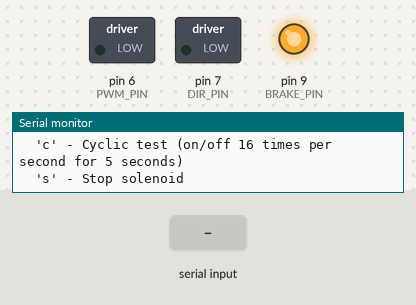
A sketch run on a simulated Arduino Uno, built with avr-gcc and run on an emulated ATmega328P. Parts: switched loads named in the sketch (green lamp = pin HIGH), output pins drawn as LEDs (lit = HIGH), the last lines printed to the serial monitor. Inputs (shaded band) come from the test bench. Random numbers use the default seed unless the sketch sets one.

Above: at 1.5 s.
1.6 s: "t" received over Serial
At 1.86 s:
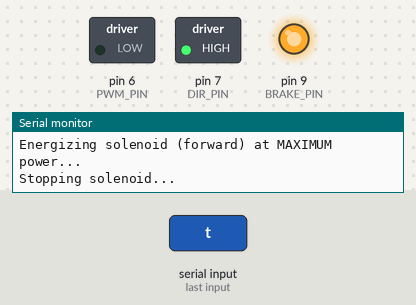
4.6 s: "p" received over Serial
7.6 s: "s" received over Serial
9.1 s: "p" received over Serial
At 9.4 s:
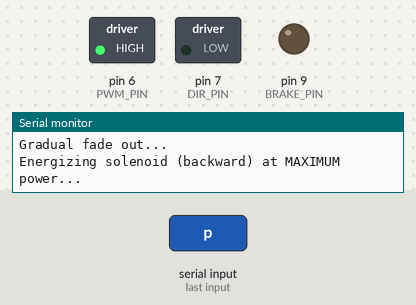
12.1 s: "f" received over Serial
At 13.2 s:
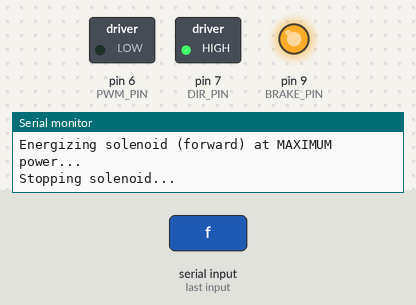
Timing chart, 0 to 14.7 s (numbered marks = the images above; inputs shaded):
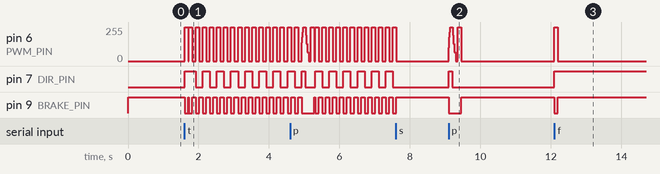

The sketch:

direct_solenoid_test.ino
```cpp
/*
 * Direct Solenoid Test for Empire Mini G3
 * This sketch will directly control the solenoid through the motor shield
 * based on serial input commands


 How to connect solenoid to motor shield

 Yellow wire to Ground
 Orange wire to Power

 How to connect Servos to Arduino

 Power button servo to pin 11
 Vibration button servo to pin 10
 */

// Motor shield pin definitions
const int DIR_PIN = 7;     // Direction control
const int BRAKE_PIN = 9;   // Brake control
const int PWM_PIN = 6;     // PWM speed control

// State variables
bool isRunning = false;    // Is the solenoid currently running

// Fart sound parameters
const int RAMP_UP_STEPS = 5;      // Number of steps to ramp up (quick)
const int FADE_OUT_STEPS = 5;    // Number of steps to fade out (gradual)
const int RAMP_UP_DELAY = 10;      // Milliseconds between ramp up steps
const int FADE_OUT_DELAY = 10;    // Milliseconds between fade out steps

void setup() {
  // Initialize serial communication
  Serial.begin(9600);

  // Initialize pins for motor control
  pinMode(DIR_PIN, OUTPUT);
  pinMode(BRAKE_PIN, OUTPUT);
  pinMode(PWM_PIN, OUTPUT);

  // Initial state: motor stopped
  digitalWrite(BRAKE_PIN, HIGH);  // Engage brake
  analogWrite(PWM_PIN, 0);        // No power

  Serial.println("Direct Solenoid Test Starting");
  Serial.println("DIR_PIN: " + String(DIR_PIN) + ", BRAKE_PIN: " + String(BRAKE_PIN) + ", PWM_PIN: " + String(PWM_PIN));
  Serial.println("Available commands:");
  Serial.println("  't' - Toggle solenoid (start/stop)");
  Serial.println("  'f' - Forward burst (100ms)");
  Serial.println("  'b' - Backward burst (100ms)");
  Serial.println("  'd' - Direction toggle test (1 toggle)");
  Serial.println("  'p' - Fart pattern (quick ramp up, slow fade out)");
  Serial.println("  'c' - Cyclic test (on/off 16 times per second for 5 seconds)");
  Serial.println("  's' - Stop solenoid");

}

void loop() {
  // Check if data is available to read
  if (Serial.available() > 0) {
    // Read the incoming command
    char command = Serial.read();

    // Process the command
    switch(command) {
      case 't':
        // Toggle solenoid on/off
        if (isRunning) {
          stopSolenoid();
          isRunning = false;
        } else {
          Serial.println("Starting solenoid...");
          isRunning = true;
          // Start with forward motion
          forwardBurst();
        }
        break;

      case 'f':
        // Forward burst
        forwardBurst();
        break;

      case 'b':
        // Backward burst
        backwardBurst();
        break;

      case 'd':
        // Direction toggle test
        directionToggleTest();
        break;

      case 'p':
        // Fart pattern (quick ramp up, slow fade out)
        fartPattern();
        break;

      case 'c':
        // Cyclic test (on/off 16 times per second for 10 seconds)
        cyclicTest();
        break;

      case 's':
        // Stop solenoid
        stopSolenoid();
        isRunning = false;
        break;

      default:
        Serial.println("Unknown command. Available commands:");
        Serial.println("  't' - Toggle solenoid (start/stop)");
        Serial.println("  'f' - Forward burst (100ms)");
        Serial.println("  'b' - Backward burst (100ms)");
        Serial.println("  'd' - Direction toggle test (1 toggles)");
        Serial.println("  'p' - Fart pattern (quick ramp up, slow fade out)");
        Serial.println("  'c' - Cyclic test (on/off 16 times per second for 5 seconds)");
        Serial.println("  's' - Stop solenoid");
        break;
    }
  }

  // If the solenoid is running, continue the pattern
  if (isRunning) {
    // Forward motion
    forwardBurst();
    delay(100);  // Pause between bursts

    // Backward motion
    backwardBurst();
    delay(100);  // Pause between bursts
  }
}

// Function to run a forward burst
void forwardBurst() {
  Serial.println("Energizing solenoid (forward) at MAXIMUM power...");
  digitalWrite(DIR_PIN, HIGH);    // Set direction forward
  digitalWrite(BRAKE_PIN, LOW);   // Disengage brake
  analogWrite(PWM_PIN, 255);      // FULL power
  delay(100);                     // Run for 100 milliseconds
  stopSolenoid();

}

// Function to run a backward burst
void backwardBurst() {
  Serial.println("Energizing solenoid (backward) at MAXIMUM power...");
  digitalWrite(DIR_PIN, LOW);     // Set direction backward
  digitalWrite(BRAKE_PIN, LOW);   // Disengage brake
  analogWrite(PWM_PIN, 255);      // FULL power
  delay(100);                     // Run for 100 milliseconds
  stopSolenoid();

}

// Function to run the direction toggle test
void directionToggleTest() {
  Serial.println("Alternative test - toggling direction pin only...");
  digitalWrite(BRAKE_PIN, LOW);   // Disengage brake
  analogWrite(PWM_PIN, 255);      // FULL power

  // Toggle direction several times
  for (int i = 0; i < 1; i++) {
    Serial.println("Direction HIGH");
    digitalWrite(DIR_PIN, HIGH);
    delay(500);
    Serial.println("Direction LOW");
    digitalWrite(DIR_PIN, LOW);
    delay(100);
  }

  stopSolenoid();
}

// Function to stop the solenoid
void stopSolenoid() {
  Serial.println("Stopping solenoid...");
  digitalWrite(BRAKE_PIN, HIGH);  // Engage brake
  analogWrite(PWM_PIN, 0);        // No power
}

// Function to create a fart-like pattern with quick ramp up and slow fade out
void fartPattern() {
  Serial.println("Executing fart pattern...");

  // Set direction forward for the initial burst
  digitalWrite(DIR_PIN, HIGH);
  digitalWrite(BRAKE_PIN, LOW);   // Disengage brake

  // Quick ramp up (initial burst)
  Serial.println("Quick ramp up...");
  for (int i = 0; i < RAMP_UP_STEPS; i++) {
    int pwmValue = map(i, 0, RAMP_UP_STEPS-1, 100, 255); // Start at medium power and quickly reach full power
    analogWrite(PWM_PIN, pwmValue);
    delay(RAMP_UP_DELAY);
  }

  // Hold at full power briefly
  analogWrite(PWM_PIN, 255);
  delay(50);

  // Gradual fade out (trailing sound)
  Serial.println("Gradual fade out...");
  digitalWrite(DIR_PIN, !digitalRead(DIR_PIN));
  for (int i = 0; i < FADE_OUT_STEPS; i++) {
    int pwmValue = map(i, 0, FADE_OUT_STEPS-1, 255, 0); // Gradually decrease from full power to zero
    analogWrite(PWM_PIN, pwmValue);


    // Randomly toggle direction during fade-out for more realistic sound
    if (random(10) > 7) { // 20% chance to toggle direction
      // digitalWrite(DIR_PIN, !digitalRead(DIR_PIN));
      // Serial.println("Direction change during fade-out");

    }

    delay(FADE_OUT_DELAY * (i+1)); // Increasing delay as we fade out for more natural sound
  }

  // Stop the solenoid
  backwardBurst();
  stopSolenoid();
}

// Function to run a cyclic test (on/off 16 times per second for 10 seconds)
void cyclicTest() {
  Serial.println("Starting cyclic test - 16 cycles per second for 5 seconds...");

  // Run for 10 seconds (10 cycles at 1 cycle per second)
  for (int cycle = 0; cycle < 80; cycle++) {
    // Forward burst (like forwardBurst function)
    // Removed serial output to achieve higher speed
    digitalWrite(DIR_PIN, HIGH);    // Set direction forward
    digitalWrite(BRAKE_PIN, LOW);   // Disengage brake
    analogWrite(PWM_PIN, 255);      // FULL power
    delay(30);                      // On for 30ms (1/32nd of a second)
    stopSolenoid();                 // Properly stop the solenoid

    // Backward burst (like backwardBurst function)
    // Removed serial output to achieve higher speed
    digitalWrite(DIR_PIN, LOW);     // Set direction backward
    digitalWrite(BRAKE_PIN, LOW);   // Disengage brake
    analogWrite(PWM_PIN, 255);      // FULL power
    delay(30);                      // On for 30ms (1/32nd of a second)
    stopSolenoid();                 // Properly stop the solenoid
  }

  Serial.println("Cyclic test complete.");
}
```

Measured:
- after the input at 1.6 s, pin 6 (PWM_PIN): goes 255/255 0.10 s, 0/255 0.01 s, 14 × (255/255 0.10 s, 0/255 0.10 s), then 255/255, starting at once; pin 7 (DIR_PIN): LOW → HIGH at once, then repeats every 0.40 s: LOW 0.20 s, HIGH 0.20 s; pin 9 (BRAKE_PIN): goes LOW 0.10 s, HIGH 0.01 s, 14 × (LOW 0.10 s, HIGH 0.10 s), then LOW, starting at once
- after the input at 12.1 s, pin 6 (PWM_PIN): 0/255 → 255/255 at once, → 0/255 0.10 s later; pin 7 (DIR_PIN): LOW → HIGH at once; pin 9 (BRAKE_PIN): HIGH → LOW at once, → HIGH 0.10 s later
